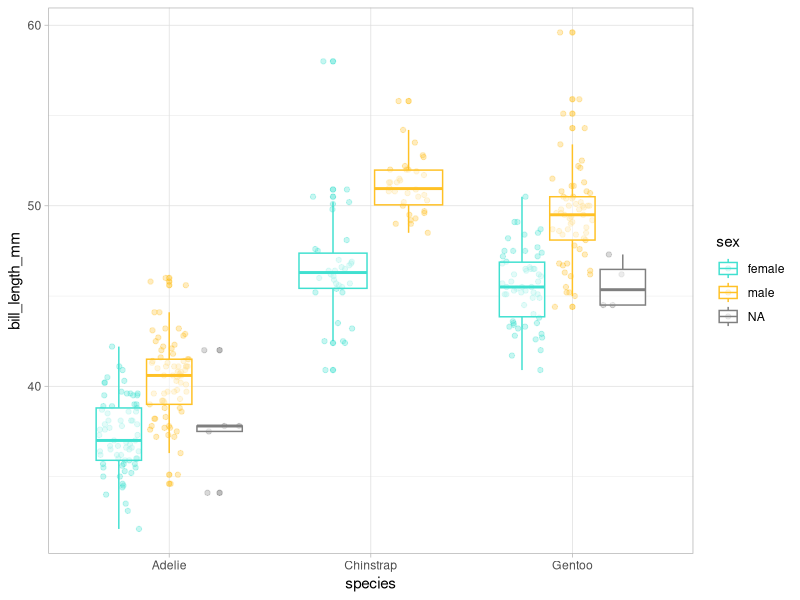
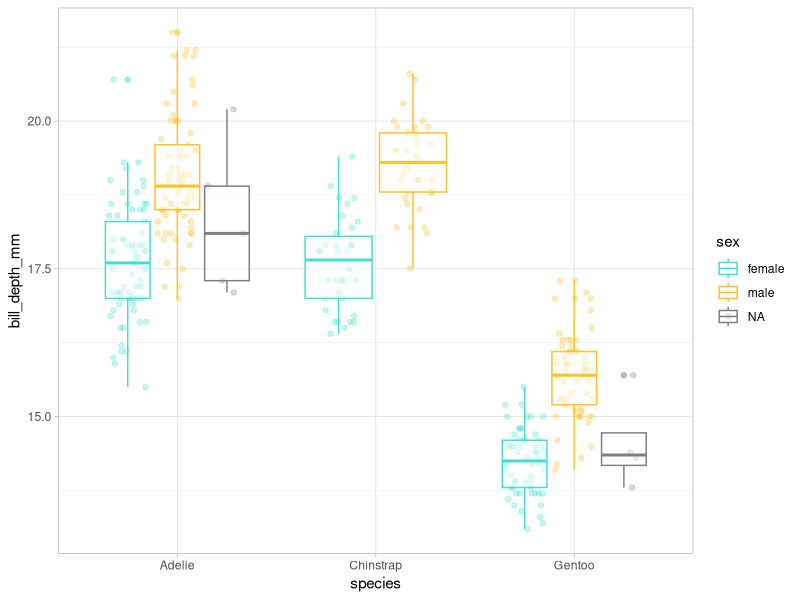
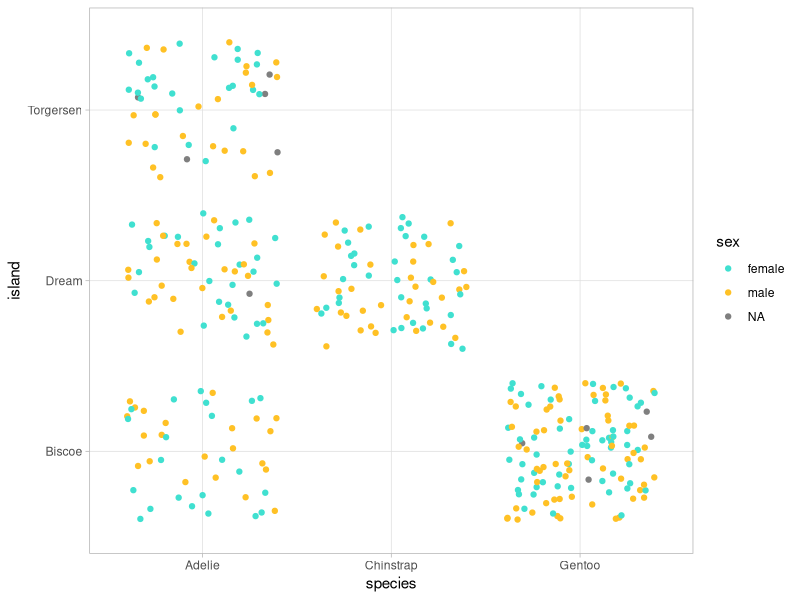
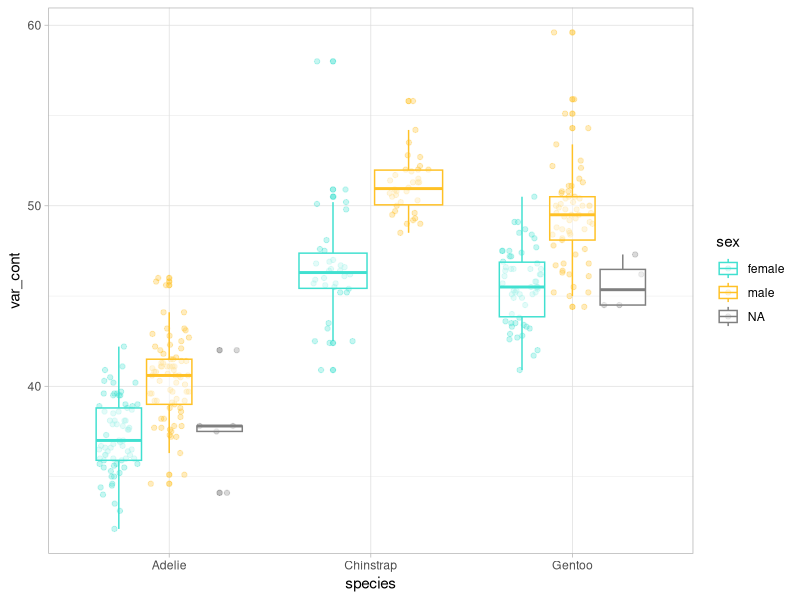
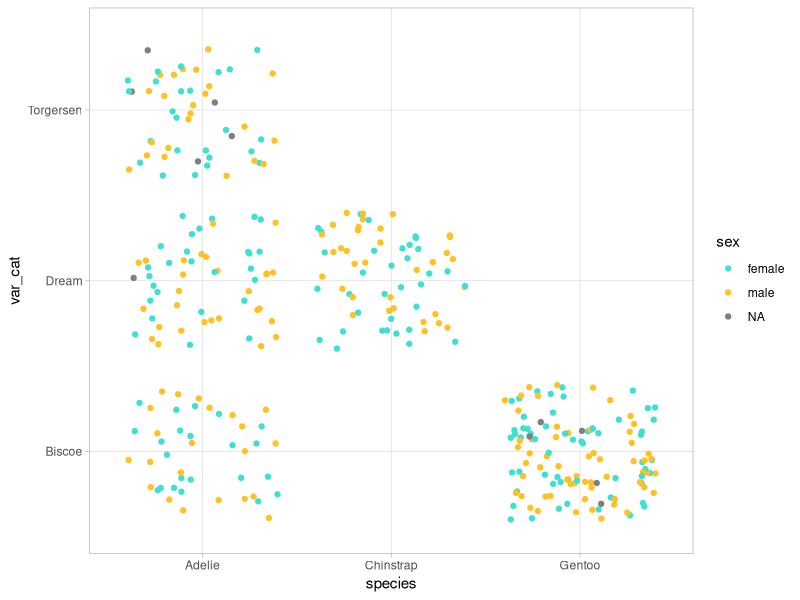
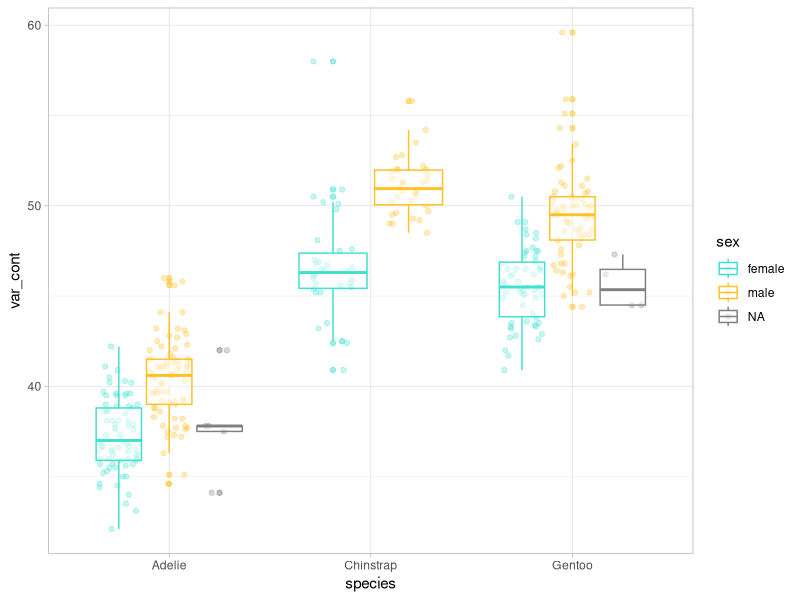
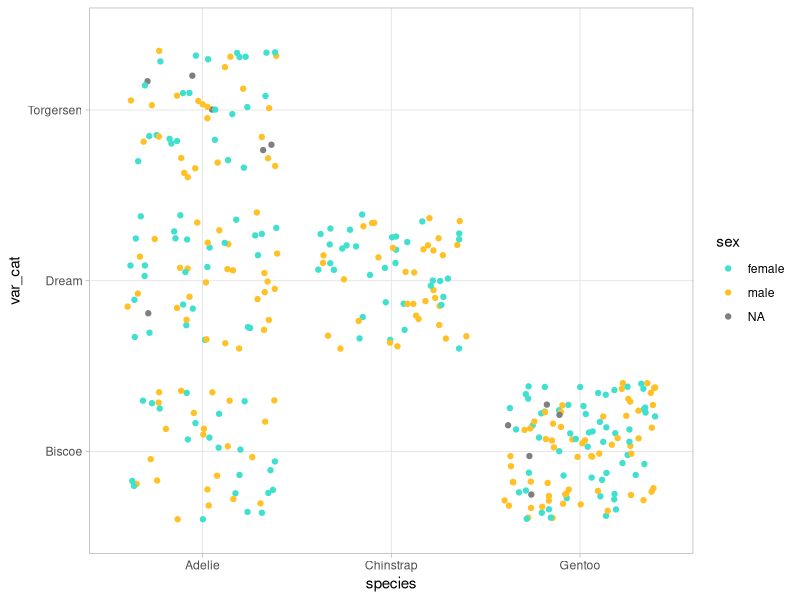
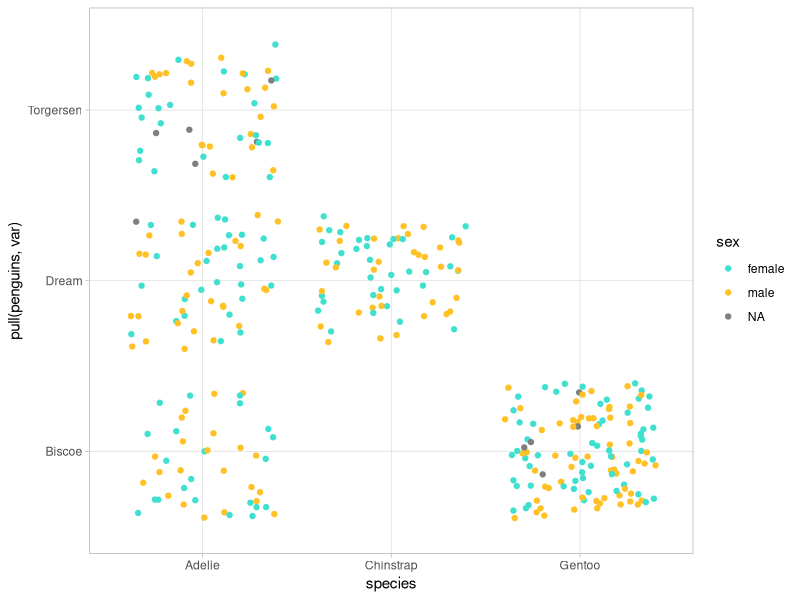

Here is the R script that generated these plots, in order: (Note: this script raises an error after producing the figures.)
## ---- chunk 1
#| warning: false

# install.packages("tidyverse")
# install.packages("palmerpenguins")
library(tidyverse)
library(palmerpenguins)

glimpse(penguins)

#
df <- penguins |> 
  select(bill_length_mm, bill_depth_mm, flipper_length_mm, body_mass_g)

df$bill_length_mm <- (df$bill_length_mm - min(df$bill_length_mm, na.rm = TRUE))/(max(df$bill_length_mm, na.rm = TRUE) - min(df$bill_length_mm, na.rm = TRUE)) 
df$bill_depth_mm <- (df$bill_depth_mm- min(df$bill_depth_mm, na.rm = TRUE))/(max(df$bill_depth_mm, na.rm = TRUE) - min(df$bill_length_mm, na.rm = TRUE)) 
df$flipper_length_mm <- (df$flipper_length_mm - min(df$flipper_length_mm, na.rm = TRUE))/(max(df$flipper_length_mm, na.rm = TRUE) - min(df$flipper_length_mm, na.rm = TRUE)) 
df$body_mass_g <- (df$body_mass_g - min(df$body_mass_g, na.rm = TRUE))/(max(df$body_mass_g, na.rm = TRUE) - min(df$body_mass_g, na.rm = TRUE))

#
df <- penguins |> 
  select(bill_length_mm, bill_depth_mm, flipper_length_mm, body_mass_g)

rescale01 <- function(x) {
  rng <- range(x, na.rm = TRUE)   
  (x - rng[1]) / (rng[2] - rng[1]) 
} 

df$bill_length_mm <- rescale01(df$bill_length_mm) 
df$bill_depth_mm <- rescale01(df$bill_depth_mm) 
df$flipper_length_mm <- rescale01(df$flipper_length_mm) 
df$body_mass_g <- rescale01(df$body_mass_g)  

head(df)

#
df <- penguins |> 
  select(bill_length_mm, bill_depth_mm, flipper_length_mm, body_mass_g)

rescaled_df <- lapply(df, rescale01)

head(rescaled_df[[1]])
head(rescaled_df[[4]])

## ---- chunk 2

body(rescale01)
formals(rescale01)
environment(rescale01)

## ---- chunk 3

f <- function(x) {
  x + y
}

y <- 100
f(10)

y <- 1000
f(10)

## ---- chunk 4

sum
body(sum)

## ---- chunk 5

3 + 2
`+`(3, 2)

for (i in 1:2) print(i)
`for`(i, 1:2, print(i))

## ---- chunk 6

nombre1_v1 <- function(x, y) {
  paste(x, y, sep = "_") }  

nombre1_v2 <- function(x, y) paste(x, y, sep = "_")  

nombre1_v3 <- \(x, y) paste(x, y, sep = "_")  

nombre1_v1("Vero", "Cruz") 
nombre1_v2("Vero", "Cruz") 
nombre1_v3("Vero", "Cruz") 

## ---- chunk 7

nxcaso <- lapply(penguins, function(x) length(unique(x)))

models <- penguins %>%
  split(.$species) %>%
  map( ~ lm(body_mass_g ~ bill_length_mm, data = .)) #Método abreviado donde solo se utiliza un lado de la fórmula de la función

## ---- chunk 8
#| warning: false

glimpse(penguins)

#Nos interesan las diferencias entre especie y sexo

ggplot(penguins, aes(x = species, y = bill_length_mm, color = sex)) +
  geom_point(position = position_jitterdodge(), alpha = 0.3) +
  geom_boxplot(alpha = 0.5) +
  scale_color_manual(values = c("turquoise", "goldenrod1")) +
  theme_light()

ggplot(penguins, aes(x = species, y = bill_depth_mm, color = sex)) +
  geom_point(position = position_jitterdodge(), alpha = 0.3) +
  geom_boxplot(alpha = 0.5) +
  scale_color_manual(values = c("turquoise", "goldenrod1")) +
  theme_light()

ggplot(penguins, aes(x = species, y = island, color = sex)) +
  geom_jitter() +
  scale_color_manual(values = c("turquoise", "goldenrod1")) +
  theme_light()

#Etc
## ---- chunk 9

var_cont <- penguins$bill_length_mm
var_cat <- penguins$island

ggplot(penguins, aes(x = species, y = var_cont, color = sex)) +
  geom_point(position = position_jitterdodge(), alpha = 0.3) +
  geom_boxplot(alpha = 0.5) +
  scale_color_manual(values = c("turquoise", "goldenrod1")) +
  theme_light()

ggplot(penguins, aes(x = species, y = var_cat, color = sex)) +
  geom_jitter() +
  scale_color_manual(values = c("turquoise", "goldenrod1")) +
  theme_light()
 
## ---- chunk 10

var_cont <- penguins$bill_length_mm
var_cat <- penguins$island
miformato <- list(scale_color_manual(values = c("turquoise", "goldenrod1")),
                  theme_light())

ggplot(penguins, aes(x = species, y = var_cont, color = sex)) +
  geom_point(position = position_jitterdodge(), alpha = 0.3) +
  geom_boxplot(alpha = 0.5) +
  miformato
  
ggplot(penguins, aes(x = species, y = var_cat, color = sex)) +
  geom_jitter() +
  miformato
 
## ---- chunk 11

var <- "island"
miformato <- list(scale_color_manual(values = c("turquoise", "goldenrod1")),
                  theme_light())

p <- ggplot(penguins, aes(x = species, y = pull(penguins, var), color = sex)) +
  miformato

if (is.numeric(pull(penguins, var))) {
  
  p + 
    geom_point(position = position_jitterdodge(), alpha = 0.3) +
    geom_boxplot(alpha = 0.5) 
  
} else {
  
  p + 
    geom_jitter()
  
}
 
## ---- chunk 12

#Ejemplos de nombres que no hay que usar

T <- FALSE
c <- 10
mean <- function(x) sum(x)

rm(T, c, mean)

## ---- chunk 13

#Varias opciones

exp_plot <- function (var) {
  miformato <-
    list(scale_color_manual(values = c("turquoise", "goldenrod1")),
         theme_light())
  p <- ggplot(penguins, aes(x = species, y = pull(penguins, var), color = sex)) +
    ylab(var) +
    miformato
  if (is.numeric(pull(penguins, var))) {
    p +
      geom_point(position = position_jitterdodge(), alpha = 0.3) +
      geom_boxplot(alpha = 0.5)
    
  } else {
    p +
      geom_jitter()
    
  }
}

## ---- chunk 14

exp_plot(var = "island") 
exp_plot(var = "year") 
exp_plot(var = "body_mass_g") 

## ---- chunk 15

average <- mean(rnorm(10, mean = 50, sd = 25) / 12, trim = 0.2)

average<-mean(rnorm(10,mean=50,sd=25)/12,trim=0.2)

## ---- chunk 16

sum(1, 2, 5, na.mr = TRUE)
sum(1, 2, NA, na.mr = TRUE)

## ---- chunk 17

df_ej <- data.frame(
  a = rnorm(5),
  b = rnorm(5),
  c = rnorm(5)
)

salida <- vector("double", ncol(df_ej)) # 1. salida
for (i in seq_along(df_ej)) {           # 2. secuencia
  salida[[i]] <- max(df_ej[[i]])        # 3. cuerpo
}
salida

## ---- chunk 18

x <- c()
system.time(
  for(i in 1:20000) {
    x <- c(x, i)
  }
)

y <- vector("double", length = 20000)
system.time(
  for(i in seq_along(y)) {
    y[i] <- i
  }
)

## ---- chunk 19

aleatorizacion <- function(f) {
  f(rnorm(5))
}
aleatorizacion(median)

## ---- chunk 20

map_dbl(df_ej, mean)
df_ej |> 
  map_dbl(mean)

## ---- chunk 21

cuadratica <- function(x) {
  x ^ 2
}

map(1:4, cuadratica)

lapply(X = 1:4, FUN = cuadratica)

# algun uso mas interesante
glimpse(penguins)

# atajo de para generar una funcion anonima
map(penguins, \(x) length(unique(x)))

# salida dataframe
map_df(penguins, \(x) length(unique(x)))

## ---- chunk 22

imple_map <- function(x, f, ...) {
  out <- vector("list", length(x))
  for (i in seq_along(x)) {
    out[[i]] <- f(x[[i]], ...)
  }
  out
}

imple_map(1:4, cuadratica)

## ---- chunk 23

map_lgl(penguins, is.numeric)
penguins_num <- penguins[ , map_lgl(penguins, is.numeric)]
map_dbl(penguins_num, median, na.rm = T)
map_chr(penguins, class)
map_int(penguins, \(x) length(unique(x)))
1:4 |> 
  map_vec(\(x) as.Date(ISOdate(x + 2023, 10, 16)))

## ---- chunk 24

vapply(penguins_num, median, na.rm = T, FUN.VALUE = double(1))

## ---- chunk 25

map(penguins, \(x) class(x))

glimpse(penguins)

# quitamos na's
penguins <- penguins |> 
  drop_na()

penguins_nested <- penguins |>
  group_by(species) |>
  nest() |> 
  mutate(
    lm_obj = map(data, \(dat) lm(
      bill_length_mm ~ body_mass_g,
      data = dat))
  )

# seleccionar cada elemento de la lista
penguins_nested[["lm_obj"]]

penguins_nested |>
  pluck("lm_obj")

## ---- chunk 26

potencia <- function(base, exponente) {
  base ^ exponente
}

x <- map(1:4, \(x) sample(5))
y <- map(1:4, \(x) sample(5))

map2(x, y, potencia)

## ---- chunk 27

imple_map2 <- function(x, y, f, ...) {
  out <- vector("list", length(x))
  for (i in seq_along(x)) {
    out[[i]] <- f(x[[i]], y[[i]], ...)
  }
  out
}

imple_map2(x, y, potencia)

## ---- chunk 28

penguins_nested <- penguins |>
  group_by(species) |>
  nest() |> 
  mutate(
    lm_obj = map(data, \(dat) lm(
      bill_length_mm ~ body_mass_g,
      data = dat)),
    pred = map2(lm_obj, data,
                \(x, y) predict(x, y))
  )

# unnest()
penguins_nested |> 
  unnest(pred) |> 
  select(!c(data, lm_obj))

## ---- chunk 29

# son analogos
map2(x, y, potencia)
pmap(list(x, y), potencia)

z <- map(1:4, \(x) sample(5))

pmap(list(x, y, z), rnorm)
# si no nombramos los elementos de la lista, pmap() usara los elementos de la lista en su orden para los argumentos consecutivos de la función
args3 <- list(mean = x, sd = y, n = z)
args3 |> 
  pmap(rnorm)

## ---- chunk 30

penguins_nested <- penguins_nested |> 
  mutate(path = str_glue("results/penguins_{species}.csv"))

penguins_nested

walk2(penguins_nested$data, penguins_nested$path, write_csv)

## ---- chunk 31
#| error: true

x <- list(10, "b", 3)

x |> 
  map(log)

x |> 
  map(safely(log))

x |> 
  map(safely(log)) |> 
  transpose()

x |> 
  map(possibly(log, NA_real_))

## ---- chunk 32

penguins |> 
  keep(is.numeric)

penguins |> 
  discard(is.numeric)

penguins |> 
  every(is.numeric)

## ---- chunk 33

penguins_scaled <- penguins |>
  mutate(across(where(is.numeric), scale))

ls <- list(
  age = tibble(name = c("Vero", "Julen"), age = c(100, 140)),
  sex = tibble(name = c("Vero", "Julen"), sex = c("F", "M")),
  height = tibble(name = c("Vero", "Julen"), height = c("180", "150"))
)

ls |> 
  reduce(full_join, by = "name")

## ---- chunk 34
Sys.time()
sessionInfo()
